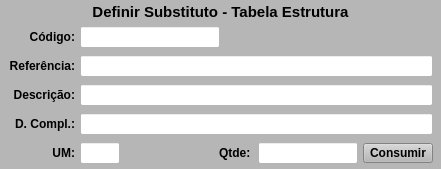
        <widget class="QWidget" name="widget_2" native="true">
         <layout class="QHBoxLayout" name="horizontalLayout_13">
          <property name="spacing">
           <number>0</number>
          </property>
          <property name="leftMargin">
           <number>0</number>
          </property>
          <property name="topMargin">
           <number>0</number>
          </property>
          <property name="rightMargin">
           <number>0</number>
          </property>
          <property name="bottomMargin">
           <number>0</number>
          </property>
          <item>
           <widget class="QWidget" name="widget_Subs" native="true">
            <property name="minimumSize">
             <size>
              <width>441</width>
              <height>0</height>
             </size>
            </property>
            <property name="styleSheet">
             <string notr="true">background-color: rgb(182, 182, 182);</string>
            </property>
            <layout class="QVBoxLayout" name="verticalLayout_5">
             <property name="spacing">
              <number>3</number>
             </property>
             <property name="leftMargin">
              <number>3</number>
             </property>
             <property name="topMargin">
              <number>3</number>
             </property>
             <property name="rightMargin">
              <number>3</number>
             </property>
             <property name="bottomMargin">
              <number>3</number>
             </property>
             <item>
              <widget class="QLabel" name="label_29">
               <property name="font">
                <font>
                 <pointsize>11</pointsize>
                 <weight>75</weight>
                 <bold>true</bold>
                </font>
               </property>
               <property name="text">
                <string>Definir Substituto - Tabela Estrutura</string>
               </property>
               <property name="alignment">
                <set>Qt::AlignCenter</set>
               </property>
              </widget>
             </item>
             <item>
              <widget class="QWidget" name="widget_12" native="true">
               <property name="styleSheet">
                <string notr="true"/>
               </property>
               <layout class="QHBoxLayout" name="horizontalLayout_11">
                <property name="spacing">
                 <number>5</number>
                </property>
                <property name="leftMargin">
                 <number>5</number>
                </property>
                <property name="topMargin">
                 <number>2</number>
                </property>
                <property name="rightMargin">
                 <number>5</number>
                </property>
                <property name="bottomMargin">
                 <number>2</number>
                </property>
                <item>
                 <widget class="QLabel" name="label_30">
                  <property name="sizePolicy">
                   <sizepolicy hsizetype="Fixed" vsizetype="Preferred">
                    <horstretch>0</horstretch>
                    <verstretch>0</verstretch>
                   </sizepolicy>
                  </property>
                  <property name="maximumSize">
                   <size>
                    <width>67</width>
                    <height>16777215</height>
                   </size>
                  </property>
                  <property name="font">
                   <font>
                    <pointsize>9</pointsize>
                    <weight>75</weight>
                    <bold>true</bold>
                   </font>
                  </property>
                  <property name="text">
                   <string>Código:</string>
                  </property>
                  <property name="alignment">
                   <set>Qt::AlignRight|Qt::AlignTrailing|Qt::AlignVCenter</set>
                  </property>
                 </widget>
                </item>
                <item>
                 <widget class="QLineEdit" name="line_Cod_Subs">
                  <property name="sizePolicy">
                   <sizepolicy hsizetype="Preferred" vsizetype="Preferred">
                    <horstretch>0</horstretch>
                    <verstretch>0</verstretch>
                   </sizepolicy>
                  </property>
                  <property name="maximumSize">
                   <size>
                    <width>140</width>
                    <height>16777215</height>
                   </size>
                  </property>
                  <property name="font">
                   <font>
                    <pointsize>9</pointsize>
                   </font>
                  </property>
                  <property name="styleSheet">
                   <string notr="true">background-color: rgb(255, 255, 255);</string>
                  </property>
                 </widget>
                </item>
                <item>
                 <widget class="QLabel" name="label_36">
                  <property name="text">
                   <string/>
                  </property>
                 </widget>
                </item>
               </layout>
              </widget>
             </item>
             <item>
              <widget class="QWidget" name="widget_18" native="true">
               <property name="styleSheet">
                <string notr="true"/>
               </property>
               <layout class="QHBoxLayout" name="horizontalLayout_16">
                <property name="spacing">
                 <number>5</number>
                </property>
                <property name="leftMargin">
                 <number>5</number>
                </property>
                <property name="topMargin">
                 <number>2</number>
                </property>
                <property name="rightMargin">
                 <number>5</number>
                </property>
                <property name="bottomMargin">
                 <number>2</number>
                </property>
                <item>
                 <widget class="QLabel" name="label_31">
                  <property name="sizePolicy">
                   <sizepolicy hsizetype="Fixed" vsizetype="Preferred">
                    <horstretch>0</horstretch>
                    <verstretch>0</verstretch>
                   </sizepolicy>
                  </property>
                  <property name="maximumSize">
                   <size>
                    <width>67</width>
                    <height>16777215</height>
                   </size>
                  </property>
                  <property name="font">
                   <font>
                    <pointsize>9</pointsize>
                    <weight>75</weight>
                    <bold>true</bold>
                   </font>
                  </property>
                  <property name="text">
                   <string>Referência:</string>
                  </property>
                  <property name="alignment">
                   <set>Qt::AlignRight|Qt::AlignTrailing|Qt::AlignVCenter</set>
                  </property>
                 </widget>
                </item>
                <item>
                 <widget class="QLineEdit" name="line_Ref_Subs">
                  <property name="sizePolicy">
                   <sizepolicy hsizetype="Preferred" vsizetype="Preferred">
                    <horstretch>0</horstretch>
                    <verstretch>0</verstretch>
                   </sizepolicy>
                  </property>
                  <property name="font">
                   <font>
                    <pointsize>9</pointsize>
                   </font>
                  </property>
                  <property name="styleSheet">
                   <string notr="true">background-color: rgb(255, 255, 255);</string>
                  </property>
                  <property name="alignment">
                   <set>Qt::AlignLeading|Qt::AlignLeft|Qt::AlignVCenter</set>
                  </property>
                  <property name="readOnly">
                   <bool>true</bool>
                  </property>
                 </widget>
                </item>
               </layout>
              </widget>
             </item>
             <item>
              <widget class="QWidget" name="widget_19" native="true">
               <property name="styleSheet">
                <string notr="true"/>
               </property>
               <layout class="QHBoxLayout" name="horizontalLayout_17">
                <property name="spacing">
                 <number>5</number>
                </property>
                <property name="leftMargin">
                 <number>5</number>
                </property>
                <property name="topMargin">
                 <number>2</number>
                </property>
                <property name="rightMargin">
                 <number>5</number>
                </property>
                <property name="bottomMargin">
                 <number>2</number>
                </property>
                <item>
                 <widget class="QLabel" name="label_32">
                  <property name="sizePolicy">
                   <sizepolicy hsizetype="Fixed" vsizetype="Preferred">
                    <horstretch>0</horstretch>
                    <verstretch>0</verstretch>
                   </sizepolicy>
                  </property>
                  <property name="maximumSize">
                   <size>
                    <width>67</width>
                    <height>16777215</height>
                   </size>
                  </property>
                  <property name="font">
                   <font>
                    <pointsize>9</pointsize>
                    <weight>75</weight>
                    <bold>true</bold>
                   </font>
                  </property>
                  <property name="text">
                   <string>Descrição:</string>
                  </property>
                  <property name="alignment">
                   <set>Qt::AlignRight|Qt::AlignTrailing|Qt::AlignVCenter</set>
                  </property>
                 </widget>
                </item>
                <item>
                 <widget class="QLineEdit" name="line_Descricao_Subs">
                  <property name="sizePolicy">
                   <sizepolicy hsizetype="Preferred" vsizetype="Preferred">
                    <horstretch>0</horstretch>
                    <verstretch>0</verstretch>
                   </sizepolicy>
                  </property>
                  <property name="font">
                   <font>
                    <pointsize>9</pointsize>
                   </font>
                  </property>
                  <property name="styleSheet">
                   <string notr="true">background-color: rgb(255, 255, 255);</string>
                  </property>
                  <property name="text">
                   <string/>
                  </property>
                  <property name="cursorPosition">
                   <number>0</number>
                  </property>
                  <property name="readOnly">
                   <bool>true</bool>
                  </property>
                 </widget>
                </item>
               </layout>
              </widget>
             </item>
             <item>
              <widget class="QWidget" name="widget_20" native="true">
               <property name="styleSheet">
                <string notr="true"/>
               </property>
               <layout class="QHBoxLayout" name="horizontalLayout_18">
                <property name="spacing">
                 <number>5</number>
                </property>
                <property name="leftMargin">
                 <number>5</number>
                </property>
                <property name="topMargin">
                 <number>2</number>
                </property>
                <property name="rightMargin">
                 <number>5</number>
                </property>
                <property name="bottomMargin">
                 <number>2</number>
                </property>
                <item>
                 <widget class="QLabel" name="label_33">
                  <property name="sizePolicy">
                   <sizepolicy hsizetype="Fixed" vsizetype="Preferred">
                    <horstretch>0</horstretch>
                    <verstretch>0</verstretch>
                   </sizepolicy>
                  </property>
                  <property name="maximumSize">
                   <size>
                    <width>67</width>
                    <height>16777215</height>
                   </size>
                  </property>
                  <property name="font">
                   <font>
                    <pointsize>9</pointsize>
                    <weight>75</weight>
                    <bold>true</bold>
                   </font>
                  </property>
                  <property name="text">
                   <string>D. Compl.:</string>
                  </property>
                  <property name="alignment">
                   <set>Qt::AlignRight|Qt::AlignTrailing|Qt::AlignVCenter</set>
                  </property>
                 </widget>
                </item>
                <item>
                 <widget class="QLineEdit" name="line_Compl_Subs">
                  <property name="sizePolicy">
                   <sizepolicy hsizetype="Preferred" vsizetype="Preferred">
                    <horstretch>0</horstretch>
                    <verstretch>0</verstretch>
                   </sizepolicy>
                  </property>
                  <property name="font">
                   <font>
                    <pointsize>9</pointsize>
                   </font>
                  </property>
                  <property name="styleSheet">
                   <string notr="true">background-color: rgb(255, 255, 255);</string>
                  </property>
                  <property name="readOnly">
                   <bool>true</bool>
                  </property>
                 </widget>
                </item>
               </layout>
              </widget>
             </item>
             <item>
              <widget class="QWidget" name="widget_21" native="true">
               <property name="styleSheet">
                <string notr="true"/>
               </property>
               <layout class="QHBoxLayout" name="horizontalLayout_19">
                <property name="spacing">
                 <number>5</number>
                </property>
                <property name="leftMargin">
                 <number>5</number>
                </property>
                <property name="topMargin">
                 <number>2</number>
                </property>
                <property name="rightMargin">
                 <number>5</number>
                </property>
                <property name="bottomMargin">
                 <number>2</number>
                </property>
                <item>
                 <widget class="QLabel" name="label_35">
                  <property name="sizePolicy">
                   <sizepolicy hsizetype="Fixed" vsizetype="Preferred">
                    <horstretch>0</horstretch>
                    <verstretch>0</verstretch>
                   </sizepolicy>
                  </property>
                  <property name="maximumSize">
                   <size>
                    <width>67</width>
                    <height>16777215</height>
                   </size>
                  </property>
                  <property name="font">
                   <font>
                    <pointsize>9</pointsize>
                    <weight>75</weight>
                    <bold>true</bold>
                   </font>
                  </property>
                  <property name="text">
                   <string>UM:</string>
                  </property>
                  <property name="alignment">
                   <set>Qt::AlignRight|Qt::AlignTrailing|Qt::AlignVCenter</set>
                  </property>
                 </widget>
                </item>
                <item>
                 <widget class="QLineEdit" name="line_UM_Subs">
                  <property name="sizePolicy">
                   <sizepolicy hsizetype="Fixed" vsizetype="Preferred">
                    <horstretch>0</horstretch>
                    <verstretch>0</verstretch>
                   </sizepolicy>
                  </property>
                  <property name="minimumSize">
                   <size>
                    <width>0</width>
                    <height>0</height>
                   </size>
                  </property>
                  <property name="maximumSize">
                   <size>
                    <width>40</width>
                    <height>16777215</height>
                   </size>
                  </property>
                  <property name="font">
                   <font>
                    <pointsize>9</pointsize>
                   </font>
                  </property>
                  <property name="cursor">
                   <cursorShape>IBeamCursor</cursorShape>
                  </property>
                  <property name="styleSheet">
                   <string notr="true">background-color: rgb(255, 255, 255);</string>
                  </property>
                  <property name="inputMask">
                   <string/>
                  </property>
                  <property name="text">
                   <string/>
                  </property>
                  <property name="frame">
                   <bool>true</bool>
                  </property>
                  <property name="echoMode">
                   <enum>QLineEdit::Normal</enum>
                  </property>
                  <property name="alignment">
                   <set>Qt::AlignCenter</set>
                  </property>
                  <property name="readOnly">
                   <bool>true</bool>
                  </property>
                 </widget>
                </item>
                <item>
                 <widget class="QLabel" name="label_38">
                  <property name="text">
                   <string/>
                  </property>
                 </widget>
                </item>
                <item>
                 <widget class="QLabel" name="label_34">
                  <property name="sizePolicy">
                   <sizepolicy hsizetype="Fixed" vsizetype="Preferred">
                    <horstretch>0</horstretch>
                    <verstretch>0</verstretch>
                   </sizepolicy>
                  </property>
                  <property name="maximumSize">
                   <size>
                    <width>34</width>
                    <height>16777215</height>
                   </size>
                  </property>
                  <property name="font">
                   <font>
                    <pointsize>9</pointsize>
                    <weight>75</weight>
                    <bold>true</bold>
                   </font>
                  </property>
                  <property name="text">
                   <string>Qtde:</string>
                  </property>
                  <property name="alignment">
                   <set>Qt::AlignLeading|Qt::AlignLeft|Qt::AlignVCenter</set>
                  </property>
                 </widget>
                </item>
                <item>
                 <widget class="QLineEdit" name="line_Qtde_Subs">
                  <property name="sizePolicy">
                   <sizepolicy hsizetype="Preferred" vsizetype="Preferred">
                    <horstretch>0</horstretch>
                    <verstretch>0</verstretch>
                   </sizepolicy>
                  </property>
                  <property name="maximumSize">
                   <size>
                    <width>100</width>
                    <height>16777215</height>
                   </size>
                  </property>
                  <property name="font">
                   <font>
                    <pointsize>9</pointsize>
                   </font>
                  </property>
                  <property name="cursor">
                   <cursorShape>IBeamCursor</cursorShape>
                  </property>
                  <property name="styleSheet">
                   <string notr="true">background-color: rgb(255, 255, 255);</string>
                  </property>
                  <property name="inputMask">
                   <string/>
                  </property>
                  <property name="text">
                   <string/>
                  </property>
                  <property name="frame">
                   <bool>true</bool>
                  </property>
                  <property name="echoMode">
                   <enum>QLineEdit::Normal</enum>
                  </property>
                  <property name="alignment">
                   <set>Qt::AlignCenter</set>
                  </property>
                 </widget>
                </item>
                <item>
                 <widget class="QPushButton" name="btn_Consome_Subs">
                  <property name="sizePolicy">
                   <sizepolicy hsizetype="Fixed" vsizetype="Preferred">
                    <horstretch>0</horstretch>
                    <verstretch>0</verstretch>
                   </sizepolicy>
                  </property>
                  <property name="maximumSize">
                   <size>
                    <width>70</width>
                    <height>20</height>
                   </size>
                  </property>
                  <property name="font">
                   <font>
                    <pointsize>9</pointsize>
                    <weight>75</weight>
                    <bold>true</bold>
                   </font>
                  </property>
                  <property name="cursor">
                   <cursorShape>PointingHandCursor</cursorShape>
                  </property>
                  <property name="layoutDirection">
                   <enum>Qt::LeftToRight</enum>
                  </property>
                  <property name="autoFillBackground">
                   <bool>false</bool>
                  </property>
                  <property name="text">
                   <string>Consumir</string>
                  </property>
                  <property name="checkable">
                   <bool>false</bool>
                  </property>
                  <property name="autoDefault">
                   <bool>false</bool>
                  </property>
                  <property name="default">
                   <bool>false</bool>
                  </property>
                  <property name="flat">
                   <bool>false</bool>
                  </property>
                 </widget>
                </item>
               </layout>
              </widget>
             </item>
            </layout>
           </widget>
          </item>
         </layout>
        </widget>
